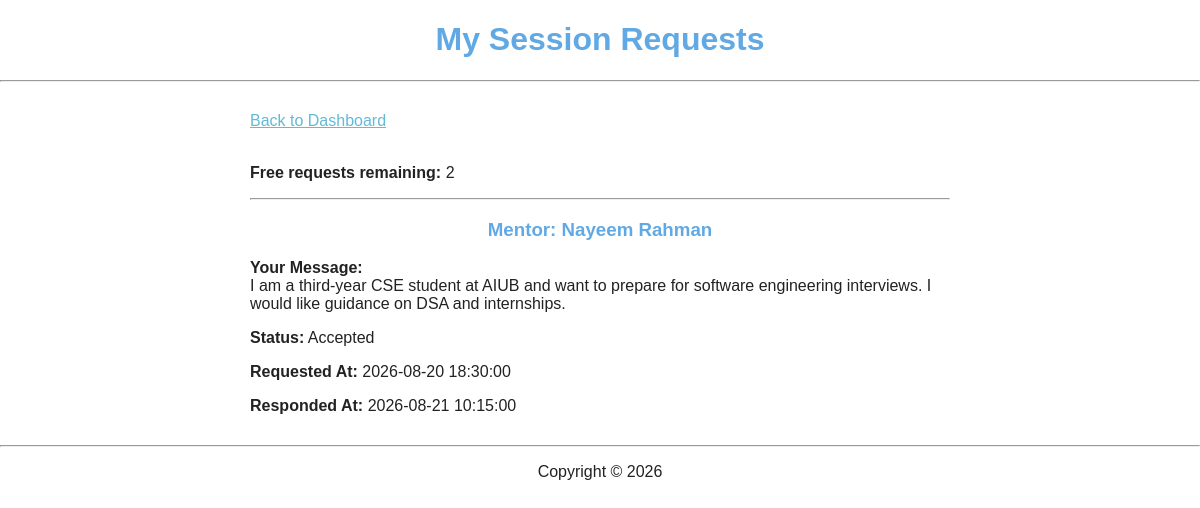
/student_my_requests.php (signed in), run on the app's committed database.
### tables this page shows
CREATE TABLE session_requests (
    request_id    INT AUTO_INCREMENT PRIMARY KEY,
    student_id    INT NOT NULL,
    mentor_id     INT NOT NULL,
    message       TEXT NOT NULL,
    status        ENUM('pending','accepted','rejected') DEFAULT 'pending',
    requested_at  TIMESTAMP DEFAULT CURRENT_TIMESTAMP,
    responded_at  TIMESTAMP NULL,
    FOREIGN KEY (student_id) REFERENCES users(user_id) ON DELETE CASCADE,
    FOREIGN KEY (mentor_id)  REFERENCES users(user_id) ON DELETE CASCADE
);

CREATE TABLE users (
    user_id     INT AUTO_INCREMENT PRIMARY KEY,
    full_name   VARCHAR(100) NOT NULL,
    email       VARCHAR(150) NOT NULL UNIQUE,
    password    VARCHAR(255) NOT NULL,
    role        ENUM('student', 'mentor', 'admin') NOT NULL,
    created_at  TIMESTAMP DEFAULT CURRENT_TIMESTAMP
);

### student_my_requests.php (the view, shortened to what this page needs)
<?php
include("db.php");
$student_id = (int) $_SESSION["user_id"];
$sql = "SELECT session_requests.request_id,
               session_requests.message,
               session_requests.status,
               session_requests.requested_at,
               session_requests.responded_at,
               users.full_name
        FROM session_requests
        LEFT JOIN users
        ON session_requests.mentor_id = users.user_id
        WHERE session_requests.student_id = ?
        ORDER BY session_requests.requested_at DESC,
                 session_requests.request_id DESC";
$stmt = mysqli_prepare($conn, $sql);
mysqli_stmt_bind_param($stmt, "i", $student_id);
mysqli_stmt_execute($stmt);
$result = mysqli_stmt_get_result($stmt);
$request_count = mysqli_num_rows($result);
$remaining = 3 - $request_count;
?>
<!DOCTYPE html>
<html>
<head>
    <link rel="stylesheet" href="style.css">
</head>
<body>
<h1 align="center">My Session Requests</h1>
<hr>
<div style="width: 90%; max-width: 700px; margin: 30px auto;">
    <a href="student_dashboard.php">Back to Dashboard</a>
    <br><br>
    <p>
        <strong>Free requests remaining:</strong>
        <?php echo $remaining; ?>
    </p>
    <?php
    if($request_count == 0)
    {
    ?>
        <p>You haven't sent any requests yet.</p>
        <p>
            To send a request, open Find a Mentor from your
            dashboard and click a mentor's name.
        </p>
    <?php
    }
    else
    {
        while($row = mysqli_fetch_assoc($result))
        {
    ?>
        <hr>
        <div>
 <h3>
    Mentor:
    <?php echo htmlspecialchars(
        $row["full_name"] ?? "Mentor unavailable"
    ); ?>
</h3>
<p>
    <strong>Your Message:</strong>
    <br>
    <?php echo htmlspecialchars($row["message"]); ?>
</p>
<p>
    <strong>Status:</strong>
    <?php echo htmlspecialchars(
        ucfirst($row["status"] ?? "pending")
    ); ?>
</p>
            <p>
<p>
    <strong>Requested At:</strong>
    <?php echo htmlspecialchars($row["requested_at"]); ?>
</p>
            <p>
                <strong>Responded At:</strong>
<?php
if($row["responded_at"] == null)
{
    echo "No response recorded yet.";
}
else
{
    echo htmlspecialchars($row["responded_at"]);
}
?>
            </p>
        </div>
    <?php
        }
    }
    ?>
</div>
<hr>
<p align="center">
    Copyright &copy; <?php echo date("Y"); ?>
</p>
</body>
</html>

### style.css (style rules this page uses)
body { font-family: Arial, sans-serif; background-color: #ffffff; color: #222222; margin: 0; }
h1, h2, h3 { text-align: center; color: #60a9e4; }
a { color: #62bad7; }

### data on the page
session_requests: mentor.full_name "Nayeem Rahman", message "I am a third-year CSE student at AIUB and want to prepare for software engineering interviews. I would like guidance on DSA and internships.", status "Accepted", requested_at "2026-08-20 18:30:00", responded_at "2026-08-21 10:15:00"

### other printed values
$remaining "2"
